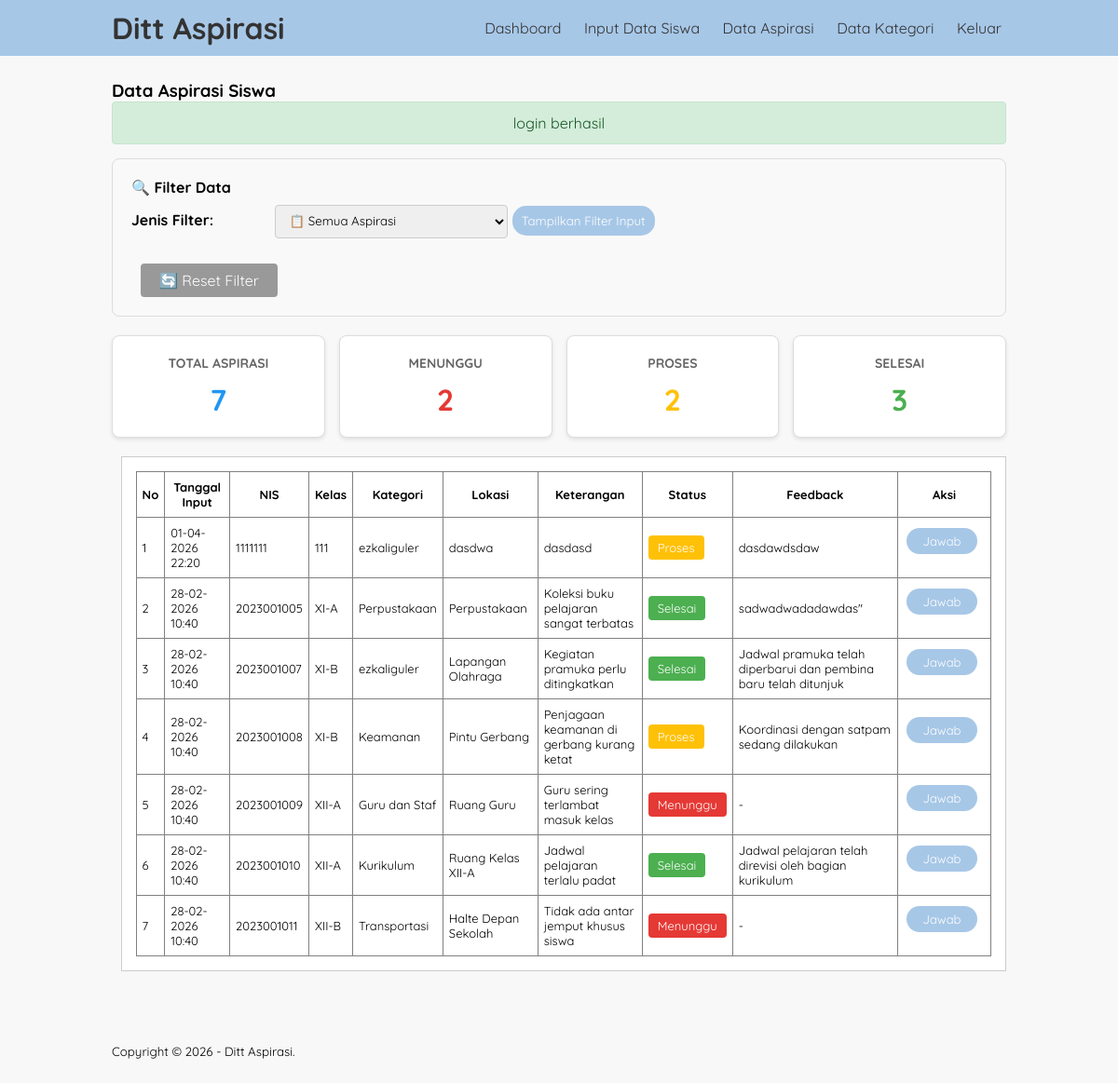
Page /aspirasi_ukk/data_aspirasi.php (signed in) on the committed database.
### tables this page shows
CREATE TABLE `input_aspirasi` (
  `id_pelaporan` int(5) NOT NULL,
  `nis` int(10) NOT NULL,
  `id_kategori` int(5) NOT NULL,
  `lokasi` varchar(50) NOT NULL,
  `ket` varchar(50) NOT NULL,
  `tanggal_input` datetime DEFAULT current_timestamp()
);

CREATE TABLE `tb_siswa` (
  `nis` int(10) NOT NULL,
  `kelas` varchar(10) NOT NULL
);

CREATE TABLE `tb_kategori` (
  `id_kategori` int(5) NOT NULL,
  `ket_kategori` varchar(30) NOT NULL
);

CREATE TABLE `tb_aspirasi` (
  `id_aspirasi` int(5) NOT NULL,
  `status` enum('menunggu','proses','selesai') NOT NULL,
  `id_pelaporan` int(5) NOT NULL,
  `feedback` text NOT NULL
);

### aspirasi_ukk/data_aspirasi.php (the view, shortened to what this page needs)
<?php
include 'db.php';
include 'notif.php';
$filter_tipe = $_GET['tipe'] ?? 'semua';
$sql = "SELECT i.*, s.kelas, k.ket_kategori, a.feedback, a.status AS status FROM input_aspirasi i
        LEFT JOIN tb_siswa s ON i.nis = s.nis
        LEFT JOIN tb_kategori k ON i.id_kategori = k.id_kategori
        LEFT JOIN tb_aspirasi a ON i.id_pelaporan = a.id_pelaporan
        WHERE 1=1";
$sql .= " ORDER BY i.tanggal_input DESC";
$data_aspirasi = mysqli_query($conn, $sql);
?>
<!DOCTYPE html>
<html lang="en">
<head>
    <link rel="stylesheet" href="css/style.css">
</head>
<body>
    <header>
        <div class="container">
            <h1><a href="dashboard.php">Ditt Aspirasi</a></h1>
            <ul>
                <li><a href="dashboard.php">Dashboard</a></li>
                <li><a href="input_data.php">Input Data Siswa</a></li>
                <li><a href="data_aspirasi.php">Data Aspirasi</a></li>
                <li><a href="data_kategori.php">Data Kategori</a></li>
                <li><a href="keluar.php">Keluar</a></li>
            </ul>
        </div>
    </header>
    <div class="section">
        <div class="container">
            <h3>Data Aspirasi Siswa</h3>
            <?php echo displayNotif(); ?>
            <div class="filter-container">
                <h4>🔍 Filter Data</h4>
                <form method="GET" action="">
                    <div class="filter-group">
                        <label>Jenis Filter:</label>
                        <select name="tipe">
                            <option value="semua" <?php echo ($filter_tipe === 'semua' ? 'selected' : ''); ?>>📋 Semua Aspirasi</option>
                        </select>
                        <button type="submit" name="action" value="change_filter" class="btnn" style="margin-top: 10px;">Tampilkan Filter Input</button>
                    </div>
                    <div style="margin-top: 10px;">
                        <a href="data_aspirasi.php" class="btn-reset">🔄 Reset Filter</a>
                    </div>
                </form>
            </div>
            <?php
            if($data_aspirasi && mysqli_num_rows($data_aspirasi) > 0) {
                mysqli_data_seek($data_aspirasi, 0);
                $jumlah_menunggu = 0;
                $jumlah_proses = 0;
                $jumlah_selesai = 0;
                while($row = mysqli_fetch_assoc($data_aspirasi)) {
                    if($row['status'] === 'menunggu') {
                        $jumlah_menunggu++;
                    } elseif($row['status'] === 'proses') {
                        $jumlah_proses++;
                    } elseif($row['status'] === 'selesai') {
                        $jumlah_selesai++;
                    }
                }
            ?>
                <div class="stats-container">
                    <div class="stats-card"><h5>Total Aspirasi</h5><div class="stats-number"><?php echo mysqli_num_rows($data_aspirasi); ?></div></div>
                    <div class="stats-card menunggu"><h5>Menunggu</h5><div class="stats-number"><?php echo $jumlah_menunggu; ?></div></div>
                    <div class="stats-card proses"><h5>Proses</h5><div class="stats-number"><?php echo $jumlah_proses; ?></div></div>
                    <div class="stats-card selesai"><h5>Selesai</h5><div class="stats-number"><?php echo $jumlah_selesai; ?></div></div>
                </div>
            <?php } ?>
            <div class="box">
                <div class="table-container">
                    <table border="1" cellspacing="0" class="table">
                        <thead>
                            <tr>
                                <th width="30px">No</th>
                                <th>Tanggal Input</th>
                                <th>NIS</th>
                                <th>Kelas</th>
                                <th>Kategori</th>
                                <th>Lokasi</th>
                                <th>Keterangan</th>
                                <th>Status</th>
                                <th>Feedback</th>
                                <th width="100px">Aksi</th>
                            </tr>
                        </thead>
                    <tbody>
                        <?php
                        $nomor = 1;
                        $warna_status = array(
                            'selesai' => '#4CAF50',
                            'proses' => '#FFC107',
                            'menunggu' => '#E53935'
                        );
                        if($data_aspirasi && mysqli_num_rows($data_aspirasi) > 0) {
                            mysqli_data_seek($data_aspirasi, 0);
                            while($aspirasi = mysqli_fetch_assoc($data_aspirasi)):
                                $status = $aspirasi['status'];
                                $warna = $warna_status[$status];
                        ?>
                        <tr>
                            <td><?php echo $nomor++; ?></td>
                            <td><?php echo date('d-m-Y H:i', strtotime($aspirasi['tanggal_input'])); ?></td>
                            <td><?php echo htmlspecialchars($aspirasi['nis'] ?? ''); ?></td>
                            <td><?php echo htmlspecialchars($aspirasi['kelas'] ?? ''); ?></td>
                            <td><?php echo htmlspecialchars($aspirasi['ket_kategori'] ?? ''); ?></td>
                            <td><?php echo htmlspecialchars($aspirasi['lokasi'] ?? ''); ?></td>
                            <td><?php echo htmlspecialchars($aspirasi['ket'] ?? ''); ?></td>
                            <td><span style="background-color: <?php echo $warna; ?>; color: white; padding: 5px 10px; border-radius: 4px; display: inline-block; text-transform: capitalize;"><?php echo htmlspecialchars($status); ?></span></td>
                            <td><?php echo htmlspecialchars($aspirasi['feedback'] ?? '') ? htmlspecialchars($aspirasi['feedback']) : '-'; ?></td>
                            <td align="center">
                                <a href="edit_aspirasi.php?id=<?php echo $aspirasi['id_pelaporan']; ?>" class="btnn" style="padding: 6px 18px; display: inline-block; margin-right: 5px; text-decoration: none;">Jawab</a>
                            </td>
                        </tr>
                        <?php endwhile; ?>
                        <?php } else { ?>
                        <tr>
                            <td colspan="10" align="center"><?php echo ($filter_tipe !== 'semua' ? 'Tidak ada data untuk filter yang dipilih' : 'Tidak ada data aspirasi'); ?></td>
                        </tr>
                        <?php } ?>
                    </tbody>
                </table>
                </div>
            </div>
        </div>
    </div>
    <footer>
        <div class="container">
            <small>Copyright &copy; 2026 - Ditt Aspirasi.</small>
        </div>
    </footer>
</body>
</html>

### aspirasi_ukk/css/style.css (style rules this page uses)
* { padding: 0; margin: 0; box-sizing: border-box; font-family: 'Quicksand', sans-serif; }
body { background-color: #f8f8f8; }
a { color: inherit; text-decoration: none; }
.btnn { padding: 8px 10px; background-color: #A7C7E7; color: #fff; border: none; cursor: pointer; margin-bottom: 15px; border-radius: 15px; }
header { background-color: #A7C7E7; }
header h1 { float: left; padding: 10px 0; color: #333; }
header ul { float: right; }
header ul li { display: inline-block; color: #333; }
header ul li a { padding: 20px 5px 20px 15px; display: inline-block; transition: all 0.3s ease; position: relative; }
footer { padding: 25px 0; }
.container { width: 80%; margin: 0 auto; }
.container:after { content: ''; display: block; clear: both; }
.section { padding: 25px 0; }
.box { background-color: #fff; border: 1px solid #ccc; padding: 15px; box-sizing: border-box; margin: 10px 0 25px 0; margin-left: 1%; overflow: hidden; }
.box:after { content: ''; display: block; clear: both; }
.table { max-width: 100%; border-collapse: collapse; width: 100%; }
.table-container { width: 100%; overflow-x: auto; -webkit-overflow-scrolling: touch; box-sizing: border-box; }
.table tr { height: auto; }
.table tr td, .table tr th { padding: 8px 6px; font-size: 13px; word-wrap: break-word; overflow-wrap: break-word; }
.filter-container { background-color: #f9f9f9; padding: 20px; margin-bottom: 20px; border-radius: 8px; border: 1px solid #ddd; }
.filter-group { margin-bottom: 15px; }
.filter-group label { display: inline-block; width: 150px; font-weight: bold; }
.filter-group input, .filter-group select { padding: 8px 10px; border: 1px solid #ccc; border-radius: 4px; width: 250px; }
.btn-reset { padding: 8px 20px; background-color: #999; color: white; border: none; border-radius: 4px; cursor: pointer; margin-left: 10px; text-decoration: none; display: inline-block; }
.stats-container { display: grid; grid-template-columns: repeat(auto-fit, minmax(200px, 1fr)); gap: 15px; margin-bottom: 20px; }
.stats-card { background-color: #ffffff; padding: 20px; border-radius: 8px; border: 1px solid #ddd; box-shadow: 0 2px 4px rgba(0,0,0,0.1); text-align: center; }
.stats-card h5 { margin: 0 0 10px 0; color: #666; font-size: 14px; text-transform: uppercase; }
.stats-card .stats-number { font-size: 32px; font-weight: bold; color: #2196F3; }
.stats-card.menunggu .stats-number { color: #E53935; }
.stats-card.proses .stats-number { color: #FFC107; }
.stats-card.selesai .stats-number { color: #4CAF50; }
.container { width: 80%; margin:0 auto; }
.box { background-color: #fff; border:1px solid #ccc; padding: 15px; box-sizing: border-box; margin:10px 0 25px 0; margin-left: 1%; overflow: hidden; }

### rows in the picture
input_aspirasi: tanggal_input "01-04-2026 22:20", nis "1111111", nis.kelas "111", id_kategori.ket_kategori "ezkaliguler", lokasi "dasdwa", ket "dasdasd", tb_aspirasi.status "Proses", tb_aspirasi.feedback "dasdawdsdaw"
input_aspirasi: tanggal_input "28-02-2026 10:40", nis "2023001005", nis.kelas "XI-A", id_kategori.ket_kategori "Perpustakaan", lokasi "Perpustakaan", ket "Koleksi buku pelajaran sangat terbatas", tb_aspirasi.status "Selesai", tb_aspirasi.feedback "sadwadwadadawdas''"
input_aspirasi: tanggal_input "28-02-2026 10:40", nis "2023001007", nis.kelas "XI-B", id_kategori.ket_kategori "ezkaliguler", lokasi "Lapangan Olahraga", ket "Kegiatan pramuka perlu ditingkatkan", tb_aspirasi.status "Selesai", tb_aspirasi.feedback "Jadwal pramuka telah diperbarui dan pembina baru telah ditunjuk"
input_aspirasi: tanggal_input "28-02-2026 10:40", nis "2023001008", nis.kelas "XI-B", id_kategori.ket_kategori "Keamanan", lokasi "Pintu Gerbang", ket "Penjagaan keamanan di gerbang kurang ketat", tb_aspirasi.status "Proses", tb_aspirasi.feedback "Koordinasi dengan satpam sedang dilakukan"
input_aspirasi: tanggal_input "28-02-2026 10:40", nis "2023001009", nis.kelas "XII-A", id_kategori.ket_kategori "Guru dan Staf", lokasi "Ruang Guru", ket "Guru sering terlambat masuk kelas", tb_aspirasi.status "Menunggu"
input_aspirasi: tanggal_input "28-02-2026 10:40", nis "2023001010", nis.kelas "XII-A", id_kategori.ket_kategori "Kurikulum", lokasi "Ruang Kelas XII-A", ket "Jadwal pelajaran terlalu padat", tb_aspirasi.status "Selesai", tb_aspirasi.feedback "Jadwal pelajaran telah direvisi oleh bagian kurikulum"
input_aspirasi: tanggal_input "28-02-2026 10:40", nis "2023001011", nis.kelas "XII-B", id_kategori.ket_kategori "Transportasi", lokasi "Halte Depan Sekolah", ket "Tidak ada antar jemput khusus siswa", tb_aspirasi.status "Menunggu"

### other values in the picture
$_SESSION['notif_sukses'] "login berhasil"
mysqli_num_rows($data_aspirasi) "7"
$jumlah_menunggu "2"
$jumlah_proses "2"
$jumlah_selesai "3"
